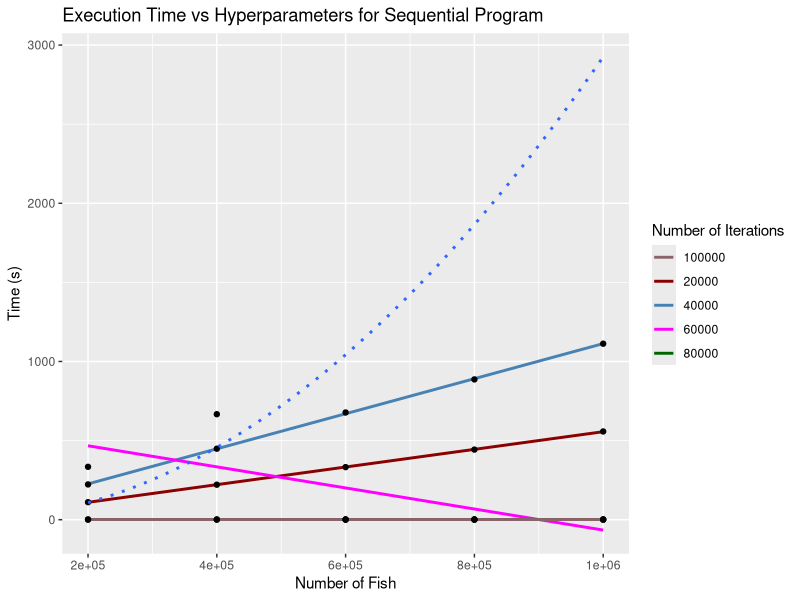
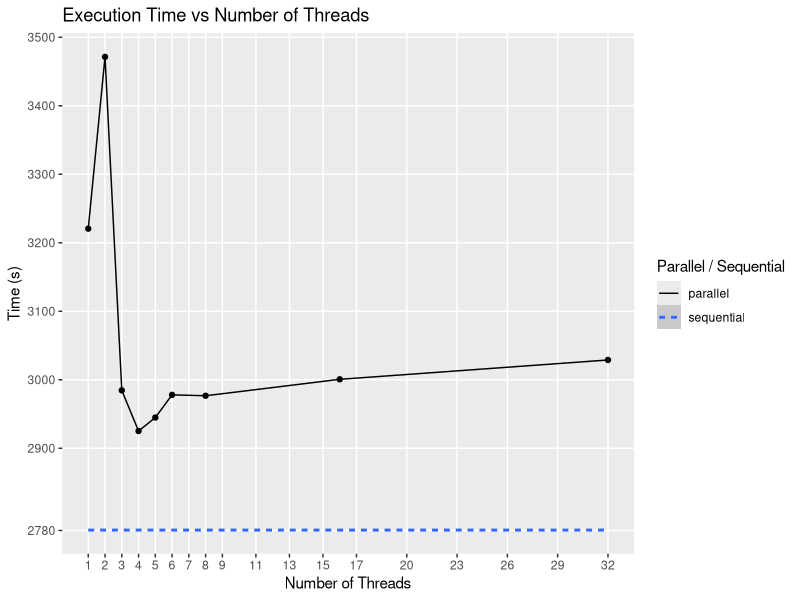
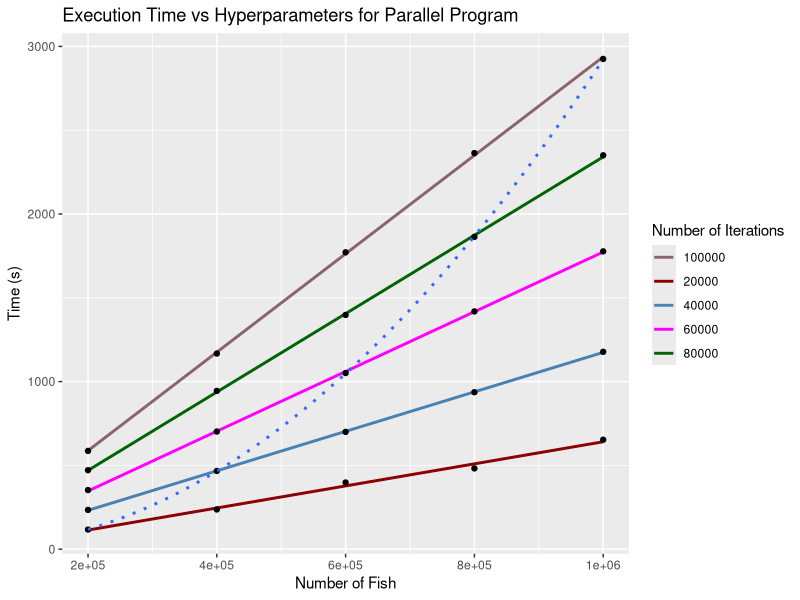
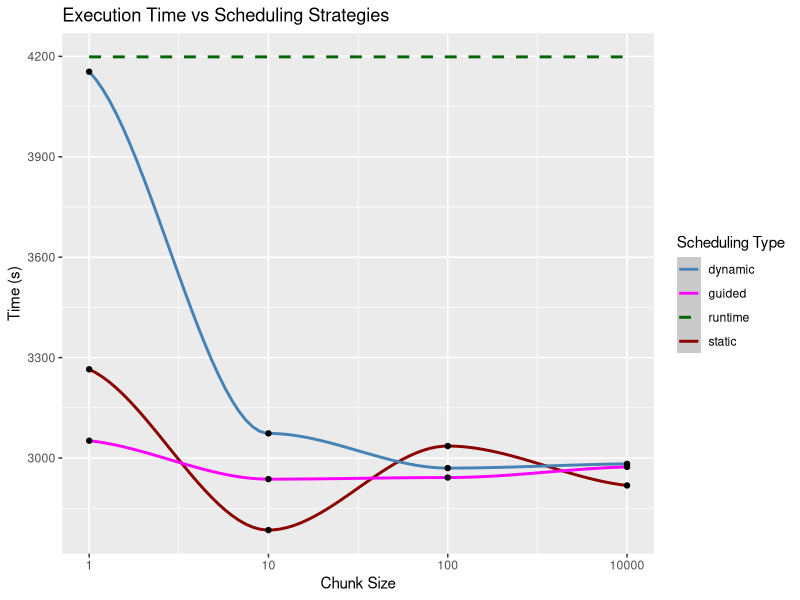
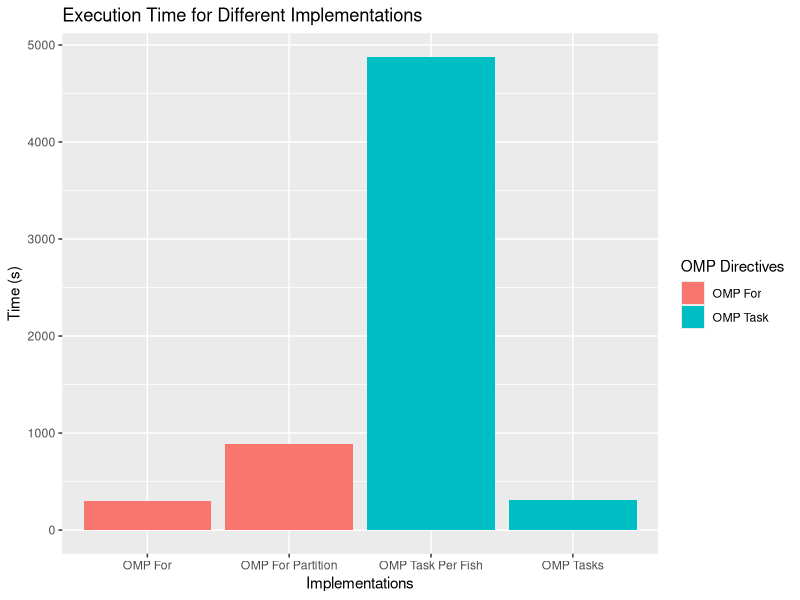

The R script that drew these images, in order:
## ---- chunk 1
library(ggplot2)
## ---- chunk 2
ggplot(
  data = data.frame(
    num_fish =  c(200000, 400000, 600000, 800000, 1000000),
    iter_20000 = c(110.703507, 221.168173, 332.295848, 443.077424, 557.648611),
    iter_40000 = c(222.853256, 448.680679, 677.698978, 886.666866, 1112.435153),
    iter_60000 = c(334.170646,666.771699,1,1,1 ),
    iter_80000 = c(1,1,1,1,1),
    iter_100000 = c(1,1,1,1,1)),
  aes(x = num_fish)) +
  geom_smooth(aes(y = iter_20000, color = "20000"), method = "lm", se = FALSE) +
  geom_smooth(aes(y = iter_40000, color = "40000"), method = "lm", se = FALSE) +
  geom_smooth(aes(y = iter_60000, color = "60000"), method = "lm", se = FALSE) +
  geom_smooth(aes(y = iter_80000, color = "80000"), method = "lm", se = FALSE) +
  geom_smooth(aes(y = iter_100000, color = "100000"), method = "lm", se = FALSE) +
  geom_point(aes(y = iter_20000)) +
  geom_point(aes(y = iter_40000)) +
  geom_point(aes(y = iter_60000)) +
  geom_point(aes(y = iter_80000)) +
  geom_point(aes(y = iter_100000)) +
  geom_smooth(aes(y = c(110.703507, 448.680679, 1050.975947, 1863.592248, 2925.219894)),
    method = "lm",
    formula = y ~ poly(x, 2),
    linetype = "dotted",
    se = FALSE) +
  labs(title = "Execution Time vs Hyperparameters for Sequential Program",
    x = "Number of Fish",
    y = "Time (s)",
    color = "Number of Iterations") +
  scale_color_manual(values = c(
    "20000" = "darkred",
    "40000" = "steelblue",
    "60000" = "magenta",
    "80000" = "darkgreen",
    "100000" = "pink4"))
## ---- chunk 3
ggplot(
    data.frame(
      num_threads = c(1, 2, 3, 4, 5, 6, 8, 16, 32),
      parallel = c(
        3220.587380,
        3471.353496,
        2984.539602,
        2925.219894,
        2944.861335,
        2977.993479,
        2976.687371,
        3000.694720,
        3028.914719),
      sequential = 2780.588561),
    aes(x = num_threads)) +
    labs(title = "Execution Time vs Number of Threads",
      x = "Number of Threads",
      y = "Time (s)",
      linetype = "Parallel / Sequential") +
    geom_smooth(aes(y = sequential, linetype = "sequential")) +
    geom_line(aes(y = parallel, linetype = "parallel")) +
    geom_point(aes(y = parallel)) +
    scale_y_continuous(breaks = c(
      seq(2900, 3500, by = 100), 2780)) +
    scale_x_continuous(breaks = c(
      1:8,
      seq(9, 15, by = 2),
      seq(17, 32, by = 3))) +
    theme(panel.grid.minor = element_blank())

## ---- chunk 4
ggplot(
  data = data.frame(
    num_fish =  c(200000, 400000, 600000, 800000, 1000000),
    iter_20000 = c(117.350819, 237.082449, 397.935612, 482.203047, 653.402037),
    iter_40000 = c(234.463991, 466.925614, 700.021926, 936.720754, 1177.662832),
    iter_60000 = c(353.012268,
      701.901361,
      1050.975947,
      1418.876797,
      1777.164701),
    iter_80000 = c(471.402103,
      944.524666,
      1397.776130,
      1863.592248,
      2350.380621),
    iter_100000 = c(586.554482,
      1167.285182,
      1771.424057,
      2363.592248,
      2925.219894)),
  aes(x = num_fish)) +
  geom_smooth(aes(y = iter_20000, color = "20000"), method = "lm", se = FALSE) +
  geom_smooth(aes(y = iter_40000, color = "40000"), method = "lm", se = FALSE) +
  geom_smooth(aes(y = iter_60000, color = "60000"), method = "lm", se = FALSE) +
  geom_smooth(aes(y = iter_80000, color = "80000"), method = "lm", se = FALSE) +
  geom_smooth(aes(y = iter_100000, color = "100000"), method = "lm",
    se = FALSE) +
  geom_point(aes(y = iter_20000)) +
  geom_point(aes(y = iter_40000)) +
  geom_point(aes(y = iter_60000)) +
  geom_point(aes(y = iter_80000)) +
  geom_point(aes(y = iter_100000)) +
  geom_smooth(aes(y = c(117.350819,
    466.925614,
    1050.975947,
    1863.592248,
    2925.219894)),
    method = "lm",
    formula = y ~ poly(x, 2),
    linetype = "dotted",
    se = FALSE) +
  labs(title = "Execution Time vs Hyperparameters for Parallel Program",
    x = "Number of Fish",
    y = "Time (s)",
    color = "Number of Iterations") +
  scale_color_manual(values = c(
    "20000" = "darkred",
    "40000" = "steelblue",
    "60000" = "magenta",
    "80000" = "darkgreen",
    "100000" = "pink4"))
## ---- chunk 5
ggplot(
  data = data.frame(
    chunk_size = c(1, 2, 3, 4),
    static = c(3265.162540, 2784.864581, 3035.950782, 2918.142244),
    dynamic = c(4154.18010, 3073.691588, 2970.014433, 2982.671884),
    guided = c(3051.865076, 2937.002249, 2941.794308, 2973.637886),
    runtime = 4198.46404),
  aes(x = chunk_size)) +
  geom_smooth(aes(y = static, color = "static")) +
  geom_smooth(aes(y = dynamic, color = "dynamic")) +
  geom_smooth(aes(y = guided, color = "guided")) +
  geom_smooth(aes(y = runtime, color = "runtime"), linetype = "dashed") +
  geom_point(aes(y = static)) +
  geom_point(aes(y = dynamic)) +
  geom_point(aes(y = guided)) +
  labs(title = "Execution Time vs Scheduling Strategies",
    x = "Chunk Size",
    y = "Time (s)",
    color = "Scheduling Type") +
  scale_x_continuous(labels = c(1, 10, 100, 10000)) +
  scale_y_continuous(breaks = seq(2700, 4200, by = 300)) +
  scale_color_manual(values = c(
    "static" = "darkred",
    "dynamic" = "steelblue",
    "guided" = "magenta",
    "runtime" = "darkgreen"))
## ---- chunk 6
ggplot(
  data = data.frame(
    omp_directive = c("OMP For",
      "OMP For Partition",
      "OMP Task Per Fish",
      "OMP Tasks"),
    time = c(295.652146,
      885.287894,
      4877.38059,
      305.464913),
    colour_group = c(rep("OMP For", 2), rep("OMP Task", 2))),
    aes(x = omp_directive, y = time, fill = colour_group)) +
  geom_bar(stat = "identity") +
  labs(title = "Execution Time for Different Implementations",
    x = "Implementations",
    y = "Time (s)",
    fill = "OMP Directives"
  )
